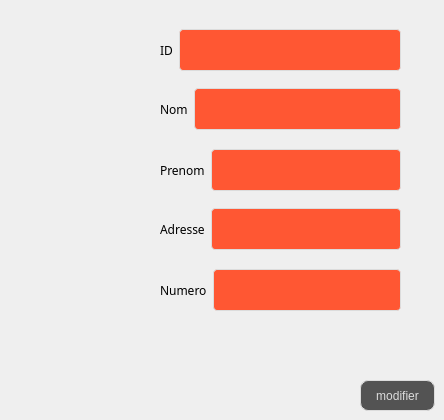
      <widget class="QWidget" name="tab_14">
       <attribute name="title">
        <string>Modifier Client</string>
       </attribute>
       <widget class="QPushButton" name="modifmenub">
        <property name="geometry">
         <rect>
          <x>360</x>
          <y>380</y>
          <width>75</width>
          <height>31</height>
         </rect>
        </property>
        <property name="styleSheet">
         <string notr="true">QPushButton {
color: #dcdcdc;
background:#535353;
border: none;

border: 1px solid #DCDCDC;
border-radius: 8px;
}
QPushButton:hover {
color:#fff;
background:#FF5733;
border: none;
}</string>
        </property>
        <property name="text">
         <string>modifier</string>
        </property>
       </widget>
       <widget class="QWidget" name="layoutWidget">
        <property name="geometry">
         <rect>
          <x>160</x>
          <y>20</y>
          <width>241</width>
          <height>61</height>
         </rect>
        </property>
        <layout class="QHBoxLayout" name="horizontalLayout_6">
         <item>
          <widget class="QLabel" name="label_48">
           <property name="font">
            <font>
             <family>Segoe Print</family>
            </font>
           </property>
           <property name="text">
            <string>ID</string>
           </property>
          </widget>
         </item>
         <item>
          <widget class="QLineEdit" name="modifmenu">
           <property name="styleSheet">
            <string notr="true">QLineEdit {
  width: 100%;
  padding: 12px 20px;
  margin: 8px 0;
  display: inline-block;
  border: 1px solid #dcdcdc;
  border-radius: 4px;
  box-sizing: border-box;
  background: #FF5733;
  color: #FFFFFF;
}</string>
           </property>
          </widget>
         </item>
        </layout>
       </widget>
       <widget class="QWidget" name="layoutWidget">
        <property name="geometry">
         <rect>
          <x>160</x>
          <y>79</y>
          <width>241</width>
          <height>61</height>
         </rect>
        </property>
        <layout class="QHBoxLayout" name="horizontalLayout_7">
         <item>
          <widget class="QLabel" name="label_43">
           <property name="font">
            <font>
             <family>Segoe Print</family>
            </font>
           </property>
           <property name="text">
            <string>Nom</string>
           </property>
          </widget>
         </item>
         <item>
          <widget class="QLineEdit" name="modifmenu2">
           <property name="styleSheet">
            <string notr="true">	QLineEdit {
  width: 100%;
  padding: 12px 20px;
  margin: 8px 0;
  display: inline-block;
  border: 1px solid #dcdcdc;
  border-radius: 4px;
  box-sizing: border-box;
  background: #FF5733;
  color: #FFFFFF;
}</string>
           </property>
          </widget>
         </item>
        </layout>
       </widget>
       <widget class="QWidget" name="layoutWidget">
        <property name="geometry">
         <rect>
          <x>160</x>
          <y>140</y>
          <width>241</width>
          <height>61</height>
         </rect>
        </property>
        <layout class="QHBoxLayout" name="horizontalLayout_8">
         <item>
          <widget class="QLabel" name="label_44">
           <property name="font">
            <font>
             <family>Segoe Print</family>
            </font>
           </property>
           <property name="text">
            <string>Prenom</string>
           </property>
          </widget>
         </item>
         <item>
          <widget class="QLineEdit" name="modifmenu3">
           <property name="styleSheet">
            <string notr="true">QLineEdit {
  width: 100%;
  padding: 12px 20px;
  margin: 8px 0;
  display: inline-block;
  border: 1px solid #dcdcdc;
  border-radius: 4px;
  box-sizing: border-box;
  background: #FF5733;
  color: #FFFFFF;
}
</string>
           </property>
          </widget>
         </item>
        </layout>
       </widget>
       <widget class="QWidget" name="layoutWidget">
        <property name="geometry">
         <rect>
          <x>160</x>
          <y>199</y>
          <width>241</width>
          <height>61</height>
         </rect>
        </property>
        <layout class="QHBoxLayout" name="horizontalLayout_9">
         <item>
          <widget class="QLabel" name="label_45">
           <property name="font">
            <font>
             <family>Segoe Print</family>
            </font>
           </property>
           <property name="text">
            <string>Adresse</string>
           </property>
          </widget>
         </item>
         <item>
          <widget class="QLineEdit" name="modifmenu4">
           <property name="styleSheet">
            <string notr="true">QLineEdit {
  width: 100%;
  padding: 12px 20px;
  margin: 8px 0;
  display: inline-block;
  border: 1px solid #dcdcdc;
  border-radius: 4px;
  box-sizing: border-box;
  background: #FF5733;
  color: #FFFFFF;
}</string>
           </property>
          </widget>
         </item>
        </layout>
       </widget>
       <widget class="QWidget" name="layoutWidget">
        <property name="geometry">
         <rect>
          <x>160</x>
          <y>260</y>
          <width>241</width>
          <height>61</height>
         </rect>
        </property>
        <layout class="QHBoxLayout" name="horizontalLayout_10">
         <item>
          <widget class="QLabel" name="label_47">
           <property name="font">
            <font>
             <family>Segoe Print</family>
            </font>
           </property>
           <property name="text">
            <string>Numero</string>
           </property>
          </widget>
         </item>
         <item>
          <widget class="QLineEdit" name="modifmenu5">
           <property name="styleSheet">
            <string notr="true">QLineEdit {
  width: 100%;
  padding: 12px 20px;
  margin: 8px 0;
  display: inline-block;
  border: 1px solid #dcdcdc;
  border-radius: 4px;
  box-sizing: border-box;
  background: #FF5733;
  color: #FFFFFF;
}</string>
           </property>
          </widget>
         </item>
        </layout>
       </widget>
      </widget>
